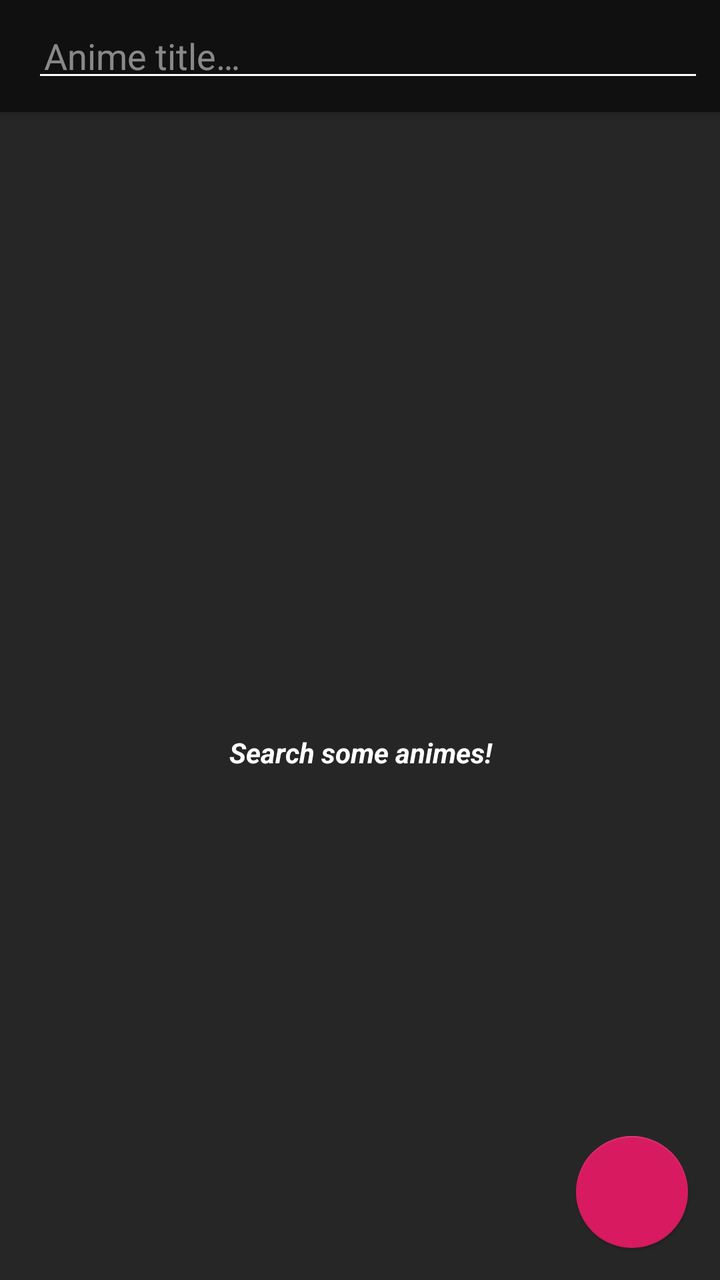
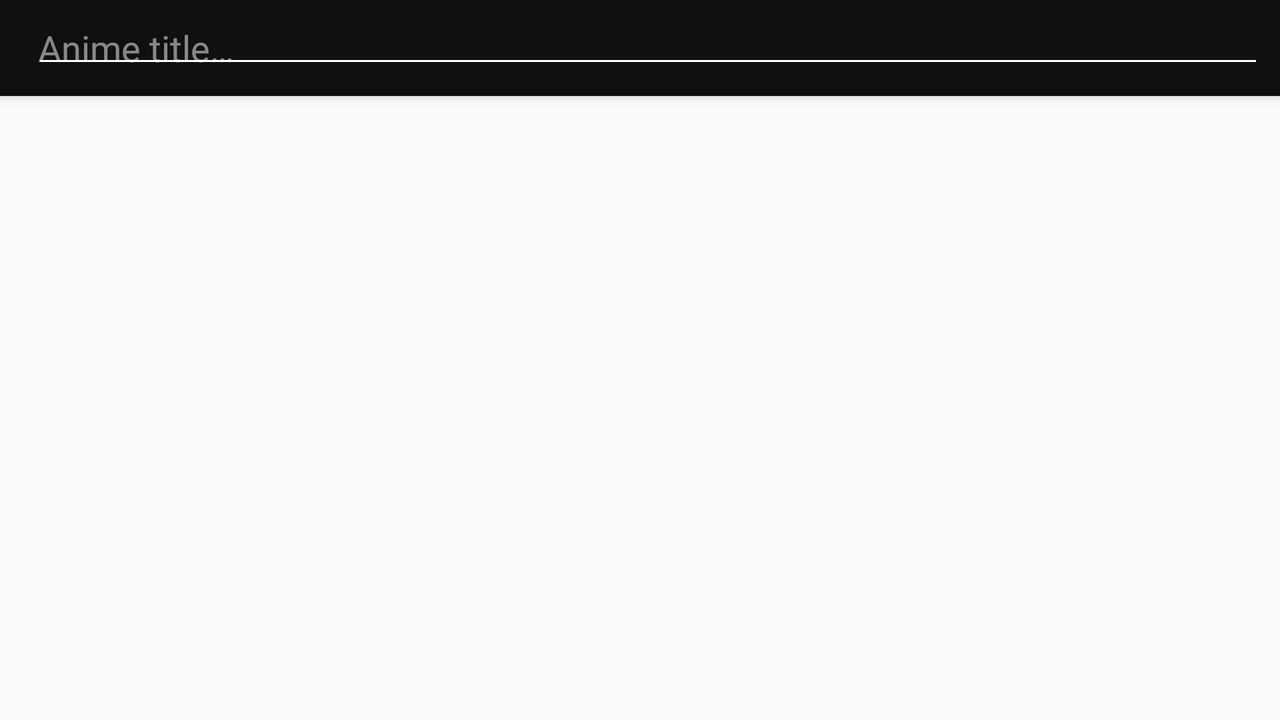

The same Android screen from two of the app's own layout files: first res/layout/ as a phone draws it, then the repository's variant for another configuration, drawn on a device whose configuration selects that folder. Both files follow.
<!-- AndroidManifest.xml: application theme AppTheme -->
<!-- res/layout/fragment_search.xml -->
<?xml version="1.0" encoding="utf-8"?>
<layout xmlns:android="http://schemas.android.com/apk/res/android"
    xmlns:app="http://schemas.android.com/apk/res-auto"
    xmlns:tools="http://schemas.android.com/tools">

    <data>

    </data>

    <androidx.coordinatorlayout.widget.CoordinatorLayout
        android:id="@+id/coordinatorLayoutSearchFragment"
        android:layout_width="match_parent"
        android:layout_height="match_parent"
        android:background="@color/colorPrimaryPogDark"
        app:layout_behavior="@string/appbar_scrolling_view_behavior">


        <com.google.android.material.appbar.AppBarLayout
            android:id="@+id/appbarLayout"
            android:layout_width="match_parent"
            android:layout_height="wrap_content"
            android:theme="@style/ThemeOverlay.AppCompat.Dark.ActionBar">

            <androidx.appcompat.widget.Toolbar
                android:id="@+id/toolbar_searchFragment"
                android:layout_width="match_parent"
                android:layout_height="?attr/actionBarSize"
                android:background="?attr/colorPrimary"
                android:focusable="true"
                android:focusableInTouchMode="true"
                android:minHeight="?attr/actionBarSize"
                android:theme="@style/ThemeOverlay.AppCompat.Dark.ActionBar"
                app:layout_collapseMode="pin"
                app:layout_scrollFlags="scroll|enterAlways"
                app:popupTheme="@style/ThemeOverlay.AppCompat.Light">

                <EditText
                    android:id="@+id/editSearch"
                    android:layout_width="match_parent"
                    android:layout_height="wrap_content"
                    android:layout_margin="8dp"
                    android:hint="@string/search_hint"
                    android:imeOptions="actionDone"
                    android:inputType="text"
                    android:padding="6dp"
                    tools:ignore="Autofill">

                    <requestFocus />
                </EditText>
            </androidx.appcompat.widget.Toolbar>
        </com.google.android.material.appbar.AppBarLayout>

        <com.google.android.material.floatingactionbutton.FloatingActionButton
            android:id="@+id/fab"
            android:layout_width="wrap_content"
            android:layout_height="wrap_content"
            android:layout_gravity="bottom|end"
            android:layout_marginEnd="16dp"
            android:layout_marginBottom="16dp"
            android:src="@drawable/ic_search_w_24dp"
            app:elevation="1dp"
            app:pressedTranslationZ="0dp" />

        <androidx.constraintlayout.widget.ConstraintLayout
            android:id="@+id/innerConstraintSearch"
            android:layout_width="match_parent"
            android:layout_height="match_parent"
            android:background="@color/colorPrimaryPogDark"
            app:layout_behavior="@string/appbar_scrolling_view_behavior">

            <androidx.recyclerview.widget.RecyclerView
                android:id="@+id/listSearch"
                android:layout_width="match_parent"
                android:layout_height="match_parent"
                app:layout_constraintBottom_toBottomOf="parent"
                app:layout_constraintEnd_toEndOf="parent"
                app:layout_constraintStart_toStartOf="parent"
                app:layout_constraintTop_toTopOf="parent" />

            <TextView
                android:id="@+id/lbl_noAnimesSearch"
                android:layout_width="match_parent"
                android:layout_height="wrap_content"
                android:text="Search some animes!"
                android:textAlignment="center"
                android:textColor="@android:color/background_light"
                android:textStyle="bold|italic"
                app:layout_constraintBottom_toBottomOf="parent"
                app:layout_constraintEnd_toEndOf="parent"
                app:layout_constraintStart_toStartOf="parent"
                app:layout_constraintTop_toTopOf="parent" />

        </androidx.constraintlayout.widget.ConstraintLayout>


    </androidx.coordinatorlayout.widget.CoordinatorLayout>
</layout>
<!-- resources referenced by this layout -->
<resources>
  <color name="colorPrimaryPogDark">#262626</color>
  <string name="search_hint">Anime title…</string>
  <style name="AppTheme" parent="Theme.AppCompat.Light.NoActionBar">
          <item name="colorPrimary">@color/colorPrimary</item>
          <item name="colorPrimaryDark">@color/colorPrimaryDark</item>
          <item name="colorAccent">@color/colorAccent</item>
          <item name="preferenceTheme">@style/PrefsTheme</item>
      </style>
  <color name="colorPrimary">#101010</color>
  <color name="colorPrimaryDark">#101010</color>
  <color name="colorAccent">#D81B60</color>
  <style name="PrefsTheme" parent="PreferenceThemeOverlay.v14.Material">
          <item name="android:layout">@layout/fragment_settings</item>
      </style>
</resources>
<!-- res/layout-land/fragment_search.xml (the repository's variant of the layout above) -->
<!-- drawn on the phone turned sideways -->
<?xml version="1.0" encoding="utf-8"?>
<layout xmlns:android="http://schemas.android.com/apk/res/android"
    xmlns:app="http://schemas.android.com/apk/res-auto"
    xmlns:tools="http://schemas.android.com/tools">

    <data>

    </data>

    <androidx.coordinatorlayout.widget.CoordinatorLayout
        android:id="@+id/coordinatorLayoutSearchFragment"
        android:layout_width="match_parent"
        android:layout_height="match_parent"
        app:layout_behavior="@string/appbar_scrolling_view_behavior">


        <com.google.android.material.appbar.AppBarLayout
            android:id="@+id/appbarLayout"
            android:layout_width="match_parent"
            android:layout_height="wrap_content"
            android:theme="@style/ThemeOverlay.AppCompat.Dark.ActionBar">

            <androidx.appcompat.widget.Toolbar
                android:id="@+id/toolbar_searchFragment"
                android:layout_width="match_parent"
                android:layout_height="?attr/actionBarSize"
                android:background="?attr/colorPrimary"
                android:focusable="true"
                android:focusableInTouchMode="true"
                android:minHeight="?attr/actionBarSize"
                android:theme="@style/ThemeOverlay.AppCompat.Dark.ActionBar"
                app:layout_collapseMode="pin"
                app:layout_scrollFlags="scroll|enterAlways"
                app:popupTheme="@style/ThemeOverlay.AppCompat.Light">

                <EditText
                    android:id="@+id/editSearch"
                    android:layout_width="match_parent"
                    android:layout_height="wrap_content"
                    android:layout_margin="8dp"
                    android:hint="@string/search_hint"
                    android:imeOptions="actionDone"
                    android:inputType="text"
                    android:padding="3dp"
                    tools:ignore="Autofill" />
            </androidx.appcompat.widget.Toolbar>
        </com.google.android.material.appbar.AppBarLayout>


        <androidx.recyclerview.widget.RecyclerView
            android:id="@+id/listSearch"
            android:layout_width="match_parent"
            android:layout_height="wrap_content"
            app:layout_behavior="@string/appbar_scrolling_view_behavior" />
    </androidx.coordinatorlayout.widget.CoordinatorLayout>
</layout>
<!-- resources referenced by the variant -->
<!-- as the phone turned sideways resolves them -->
<resources>
  <string name="search_hint">Anime title…</string>
  <style name="AppTheme" parent="Theme.AppCompat.Light.NoActionBar">
          <item name="colorPrimary">@color/colorPrimary</item>
          <item name="colorPrimaryDark">@color/colorPrimaryDark</item>
          <item name="colorAccent">@color/colorAccent</item>
          <item name="preferenceTheme">@style/PrefsTheme</item>
      </style>
  <color name="colorPrimary">#101010</color>
  <color name="colorPrimaryDark">#101010</color>
  <color name="colorAccent">#D81B60</color>
  <style name="PrefsTheme" parent="PreferenceThemeOverlay.v14.Material">
          <item name="android:layout">@layout/fragment_settings</item>
      </style>
</resources>
